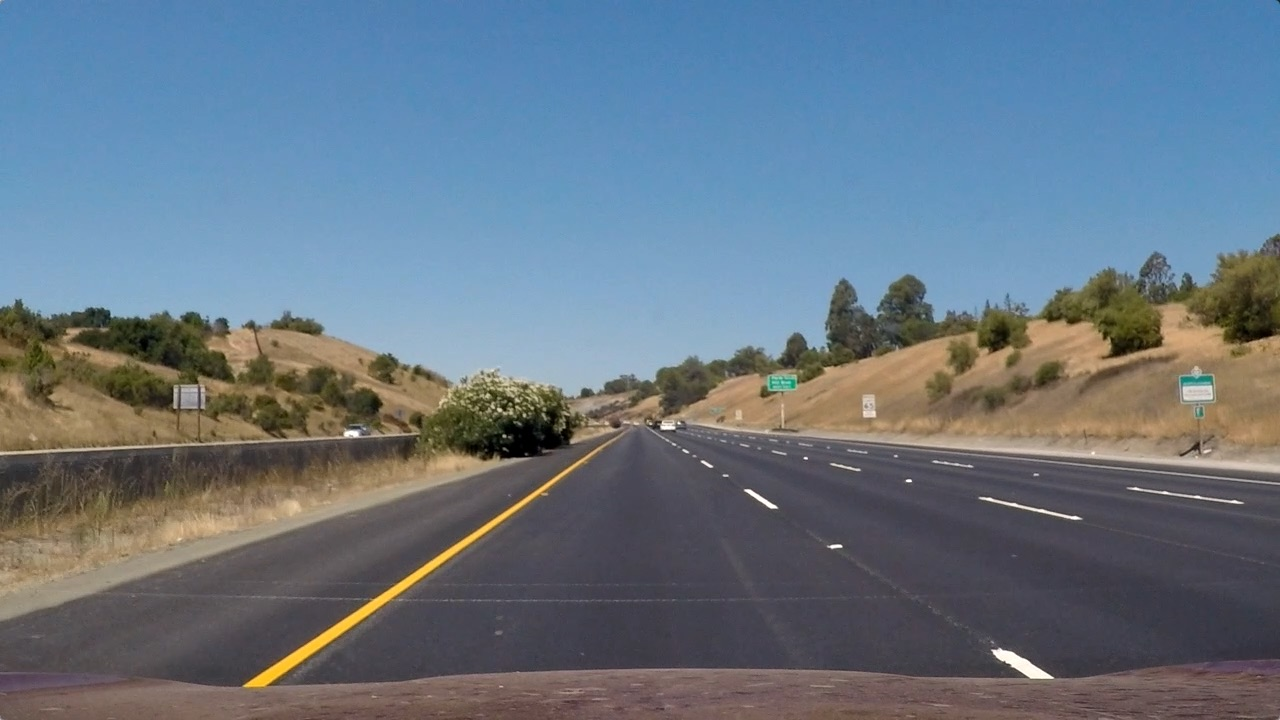
#> input picture test_images/test7.jpg, 1280 x 720 px
$ python -i tresholds.py   (imports and definitions only)   (older library calls are emulated)
#> lines starting #> are read from the running program, lines starting #| are printed output that depends on the picture
import cv2
import numpy as np

# Define a function that takes an image, gradient orientation,
# and threshold min / max values.
def abs_sobel_thresh(img, orient='x', thresh_min=0, thresh_max=255):
    # Convert to grayscale
#> called with orient = 'x', thresh_min = 0, thresh_max = 255
    gray = cv2.cvtColor(img, cv2.COLOR_RGB2GRAY)
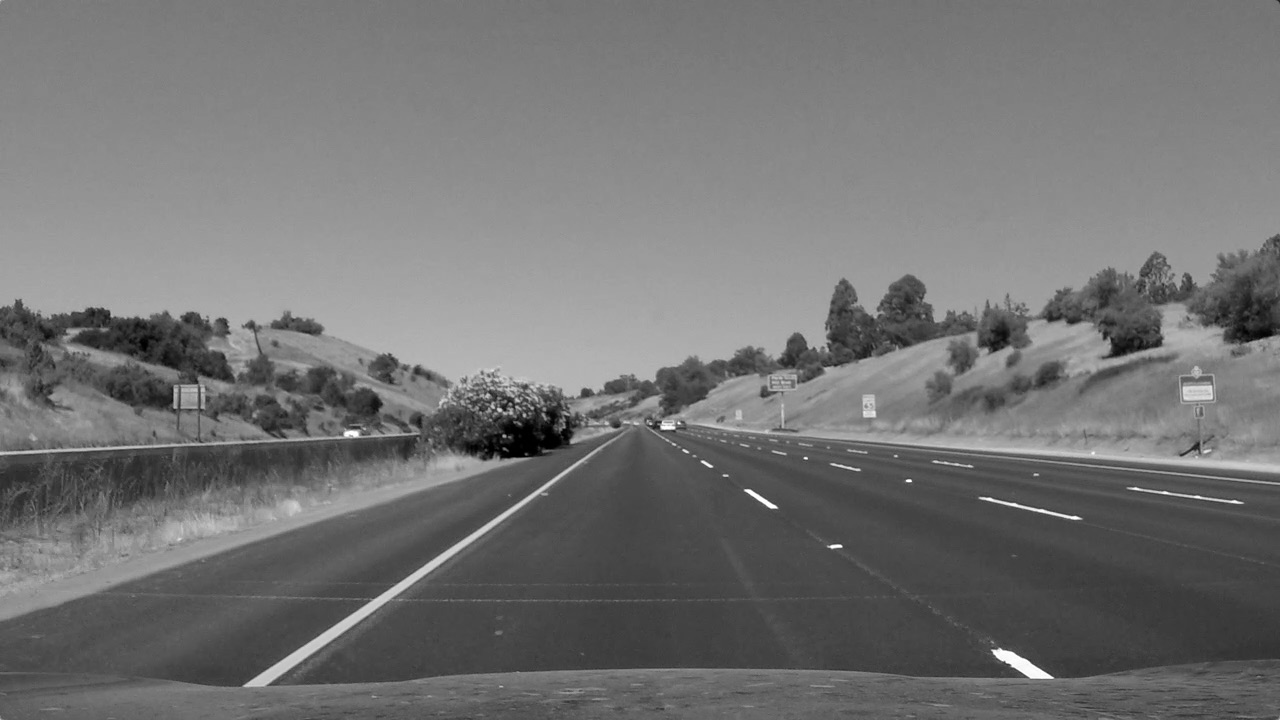
#> gray: shape (720, 1280); min 0, max 255, mean 114.9
    # Apply x or y gradient with the OpenCV Sobel() function
    # and take the absolute value
    if orient == 'x':
        abs_sobel = np.absolute(cv2.Sobel(gray, cv2.CV_64F, 1, 0))
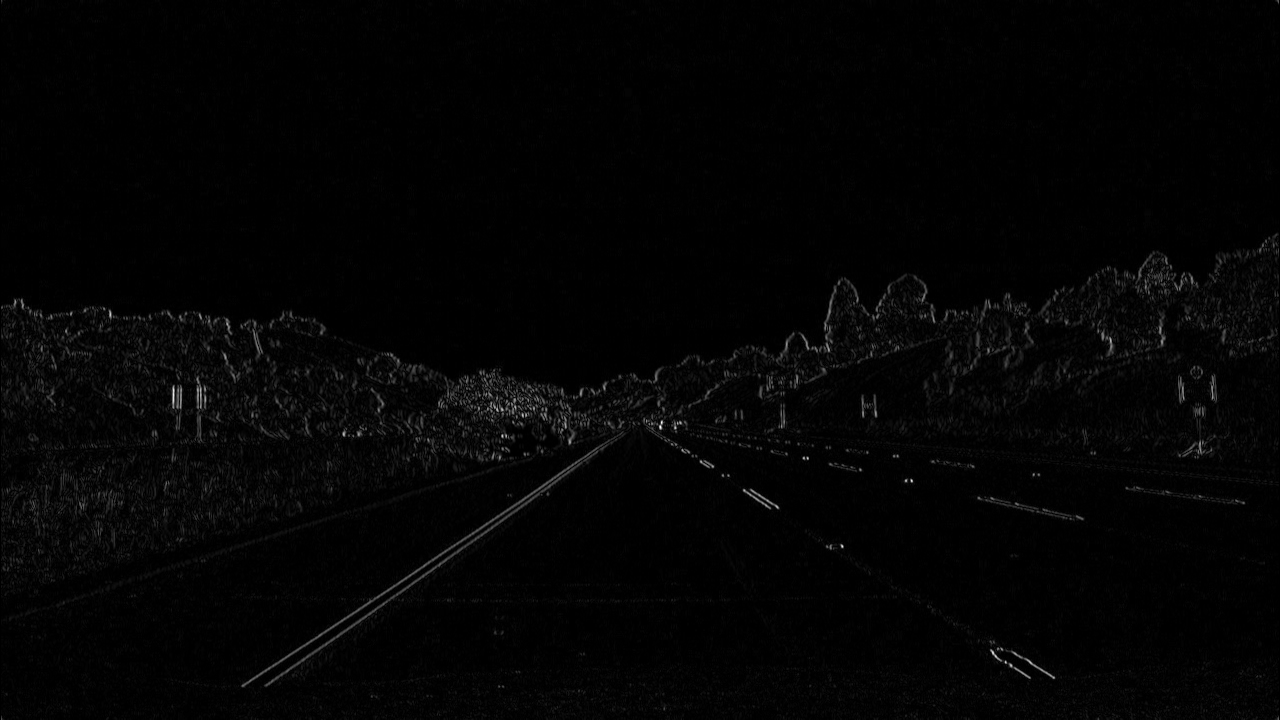
#> abs_sobel: shape (720, 1280) float64; min 0, max 670, mean 11.1; drawn with min black and max white
    if orient == 'y':
        abs_sobel = np.absolute(cv2.Sobel(gray, cv2.CV_64F, 0, 1))
    # Rescale back to 8 bit integer
    scaled_sobel = np.uint8(255*abs_sobel/np.max(abs_sobel))
    # Create a copy and apply the threshold
    binary_output = np.zeros_like(scaled_sobel)
    # Here I'm using inclusive (>=, <=) thresholds, but exclusive is ok too
    binary_output[(scaled_sobel >= thresh_min) & (scaled_sobel <= thresh_max)] = 1

    # Return the result
    return binary_output

# Define a function to return the magnitude of the gradient
# for a given sobel kernel size and threshold values
def mag_thresh(img, sobel_kernel=3, mag_thresh=(0, 255)):
    # Convert to grayscale
    gray = cv2.cvtColor(img, cv2.COLOR_RGB2GRAY)
    # Take both Sobel x and y gradients
    sobelx = cv2.Sobel(gray, cv2.CV_64F, 1, 0, ksize=sobel_kernel)
    sobely = cv2.Sobel(gray, cv2.CV_64F, 0, 1, ksize=sobel_kernel)
    # Calculate the gradient magnitude
    gradmag = np.sqrt(sobelx**2 + sobely**2)
    # Rescale to 8 bit
    scale_factor = np.max(gradmag)/255
    gradmag = (gradmag/scale_factor).astype(np.uint8)
    # Create a binary image of ones where threshold is met, zeros otherwise
    binary_output = np.zeros_like(gradmag)
    binary_output[(gradmag >= mag_thresh[0]) & (gradmag <= mag_thresh[1])] = 1

    # Return the binary image
    return binary_output

# Define a function to threshold an image for a given range and Sobel kernel
def dir_threshold(img, sobel_kernel=3, thresh=(0, np.pi/2)):
    # Grayscale
    gray = cv2.cvtColor(img, cv2.COLOR_RGB2GRAY)
    # Calculate the x and y gradients
    sobelx = cv2.Sobel(gray, cv2.CV_64F, 1, 0, ksize=sobel_kernel)
    sobely = cv2.Sobel(gray, cv2.CV_64F, 0, 1, ksize=sobel_kernel)
    # Take the absolute value of the gradient direction,
    # apply a threshold, and create a binary image result
    absgraddir = np.arctan2(np.absolute(sobely), np.absolute(sobelx))
    binary_output =  np.zeros_like(absgraddir)
    binary_output[(absgraddir >= thresh[0]) & (absgraddir <= thresh[1])] = 1

    # Return the binary image
    return binary_output

def hls_select(img, thresh=(0, 255)):
    hls = cv2.cvtColor(img, cv2.COLOR_RGB2HLS)
    s_channel = hls[:,:,2]
    l_channel = hls[:,:,1]
    s_binary  = (s_channel > thresh[0]) & (s_channel <= thresh[1])
    l_binary  = (l_channel > thresh[0]) & (l_channel <= thresh[1])
    binary_output = np.zeros_like(s_channel)
    binary_output[s_binary & l_binary] = 1
    return binary_output

>>> import cv2
>>> picture = cv2.cvtColor(cv2.imread('../test_images/test7.jpg'), cv2.COLOR_BGR2RGB)
>>> result = abs_sobel_thresh(picture)
#> result: shape (720, 1280); every value is 1

$ run again, on test_images/test8.jpg
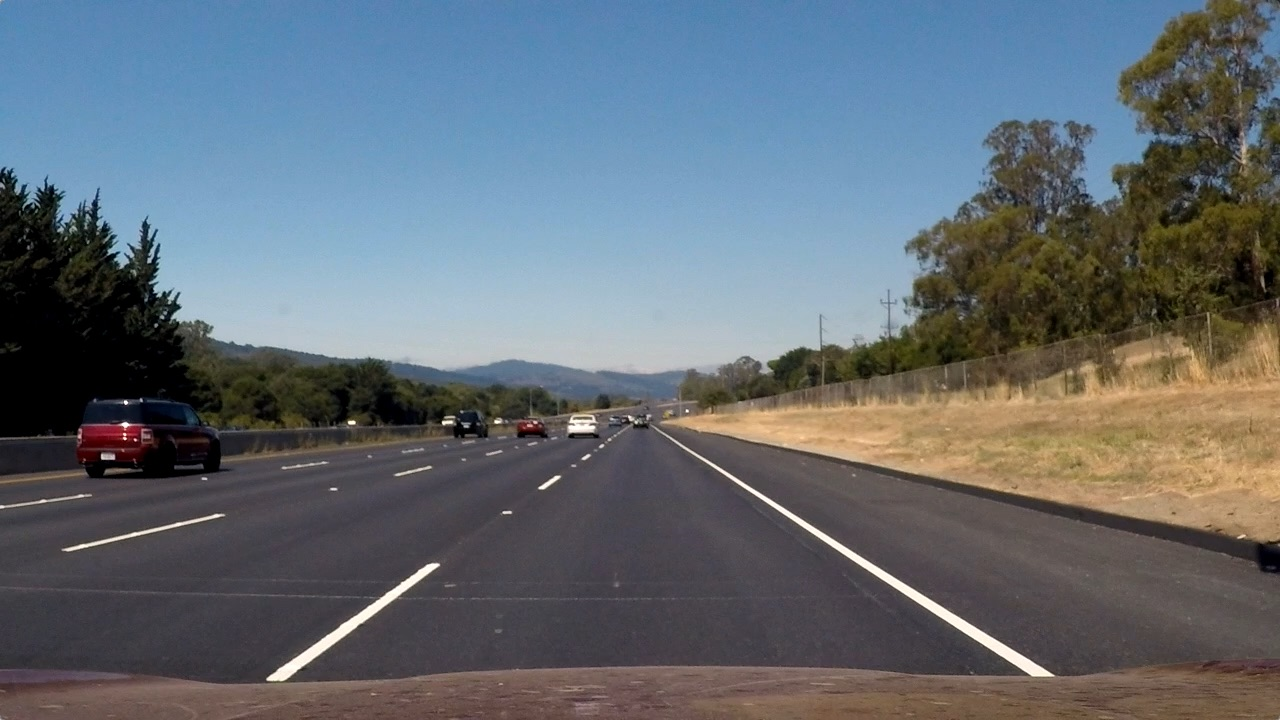
#> input picture test_images/test8.jpg, 1280 x 720 px
#> in abs_sobel_thresh, `gray = cv2.cvtColor(img, cv2.COLOR_RGB2GRAY)`:
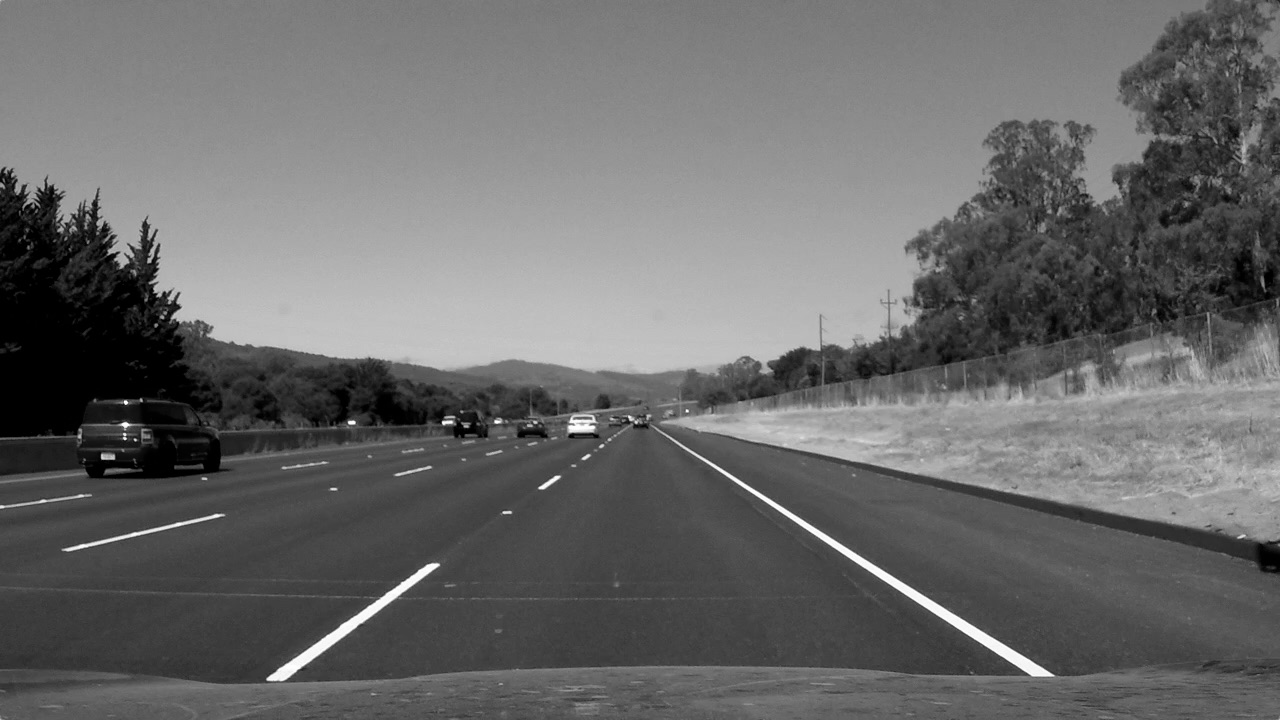
#> gray: shape (720, 1280); min 0, max 254, mean 106
#> in abs_sobel_thresh, `abs_sobel = np.absolute(cv2.Sobel(gray, cv2.CV_64F, 1, 0))`:
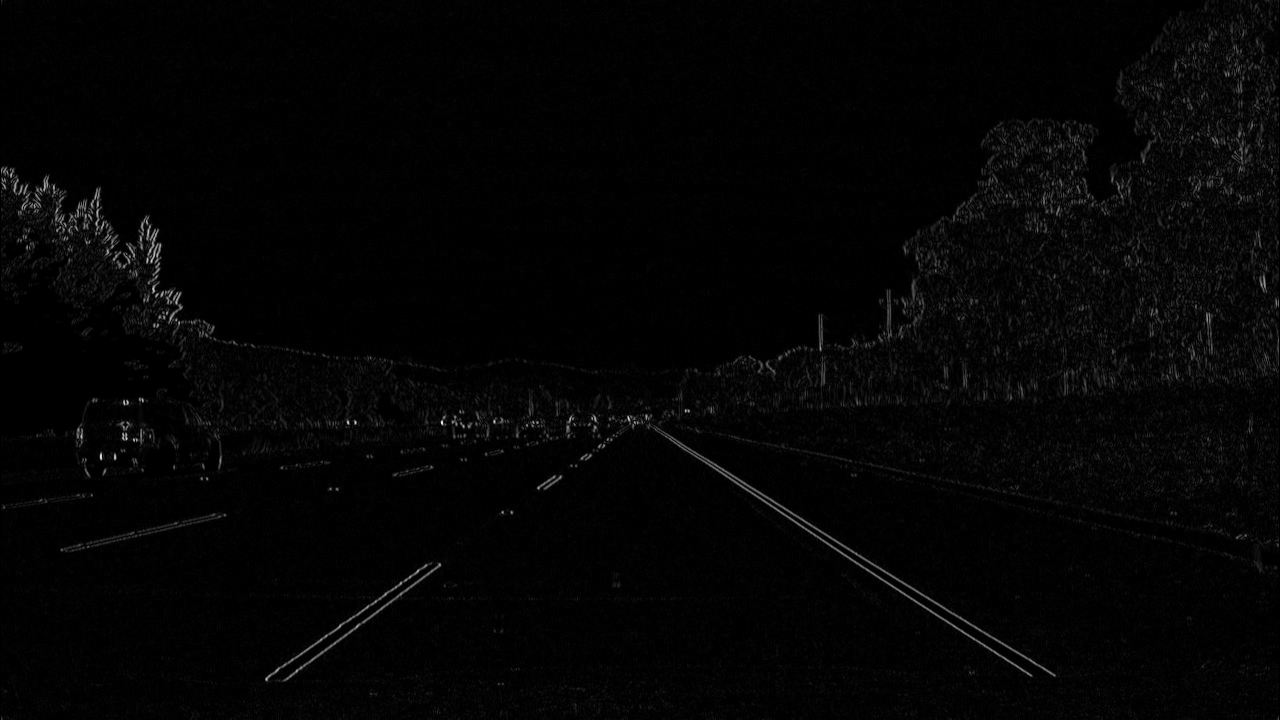
#> abs_sobel: shape (720, 1280) float64; min 0, max 809, mean 15.1; drawn with min black and max white
#> result: shape (720, 1280); every value is 1
